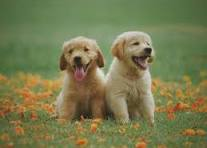
#> input picture image/dog.jpeg, 207 x 148 px
$ python draw.py
#> lines starting #> are read from the running program, lines starting #| are printed output that depends on the picture
import cv2 as cv
import numpy as np

img = cv.imread('image/dog.jpeg')
#> img is the input picture: shape (148, 207, 3); mean B, G, R 78.9, 122.4, 119.8
cv.imshow('Dog', img)


blank = np.zeros((500, 500, 3), dtype='uint8')
cv.imshow('Blank', blank)


img =cv.imread('image/dog.jpeg')
cv.imshow('Dog', img)

# 1. Paint the image a certain color

blank[:] = 0, 255, 0
cv.imshow('Green', blank)
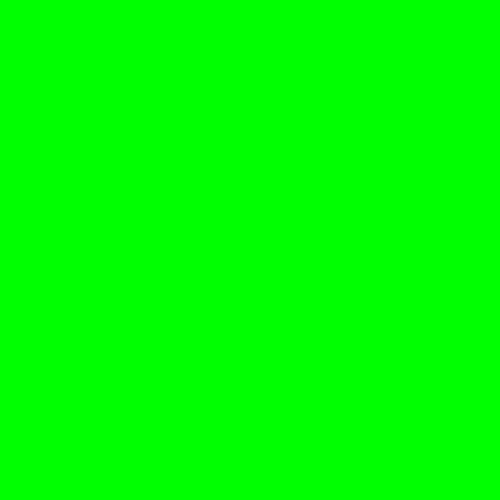
#> window 'Green': shape (500, 500, 3); mean B, G, R 0, 255, 0

#2 Painting certain part of the image

blank[200:300, 300:400] = 0, 0, 254
cv.imshow('Red', blank)
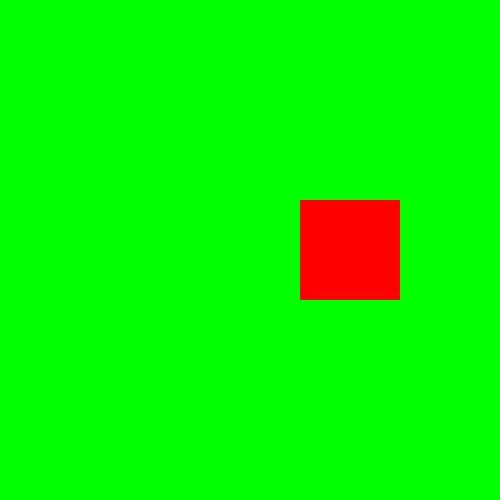
#> window 'Red': shape (500, 500, 3); mean B, G, R 0, 244.8, 10.2

# 3. Draw a rectangle
cv.rectangle(blank, (0,0), (500,500), (0,255,0), thickness=2)
cv.imshow('Rectangle', blank)

# draw a filled rectangle
cv.rectangle(blank, (0,0), (250,250), (0,255,0), thickness=cv.FILLED)
cv.imshow('Filled Rectangle', blank)

# 4. Draw a circle
cv.circle(blank, (250,250), 40, (0,0,255), thickness=2)
cv.imshow('Circle', blank)

#draw a filled circle
cv.circle(blank, (250,250), 40, (0,0,255), thickness=cv.FILLED)
cv.imshow('Filled Circle', blank)

# 5. Draw a line
cv.line(blank, (0,0), (250,250), (255,255,255), thickness=2)
cv.imshow('Line', blank)

# 6. Write text
cv.putText(blank, 'Hello, my name is Dog', (0,225), cv.FONT_HERSHEY_TRIPLEX, 1.0, (0,255,0), 2)
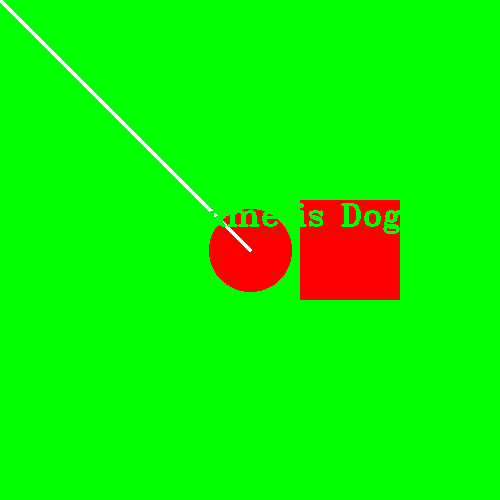
#> blank: shape (500, 500, 3); mean of channels 0, 1, 2 1.2, 240.8, 15.3; drawn as B, G, R
cv.imshow('Text', blank)

cv.waitKey(0)
